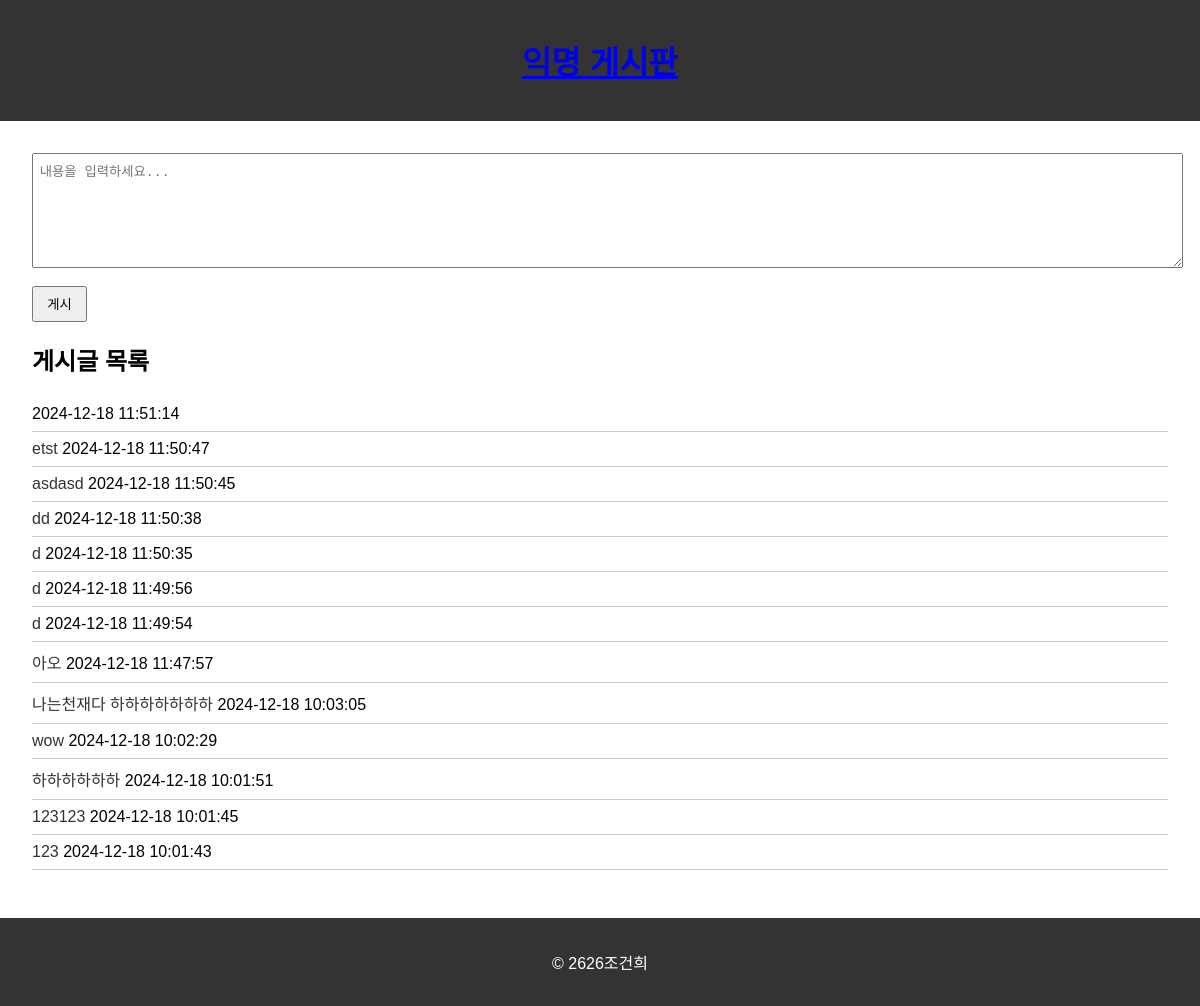
The page / on the database its author committed.
### tables this page shows
CREATE TABLE posts (
            id INTEGER PRIMARY KEY AUTOINCREMENT,
            content TEXT NOT NULL,
            timestamp DATETIME DEFAULT CURRENT_TIMESTAMP
        );

### app.py (the view, shortened to what this page needs)
@app.route('/', methods=['GET', 'POST'])
def index():
    conn = get_db_connection()
    posts = conn.execute('SELECT * FROM posts ORDER BY timestamp DESC').fetchall()
    conn.close()
    return render_template('index.html', posts=posts)

### app.py (called while the page is built)
def get_db_connection():
    conn = sqlite3.connect(DATABASE)
    conn.row_factory = sqlite3.Row
    return conn

### templates/index.html
{% extends 'base.html' %}
{% block content %}
    <form method="POST" action="{{ url_for('index') }}">
        <textarea name="content" placeholder="내용을 입력하세요..." required></textarea>
        <button type="submit">게시</button>
    </form>
    <h2>게시글 목록</h2>
    <ul>
        {% for post in posts %}
            <li>
                <a href="{{ url_for('post_detail', post_id=post['id']) }}">
                    {{ post['content'][:50] }}{% if post['content']|length > 50 %}...{% endif %}
                </a>
                <span>{{ post['timestamp'] }}</span>
            </li>
        {% else %}
            <li>게시글이 없습니다.</li>
        {% endfor %}
    </ul>
{% endblock %}

### templates/base.html (shortened to what this page needs)
<!DOCTYPE html>
<html lang="ko">
<head>
    <link rel="stylesheet" href="{{ url_for('static', filename='styles.css') }}">
</head>
<body>
    <header>
        <h1><a href="{{ url_for('index') }}">익명 게시판</a></h1>
    </header>
    <main>
        {% block content %}{% endblock %}
    </main>
    <footer>
        <p>&copy; 2626조건희</p>
    </footer>
</body>
</html>

### static/styles.css (style rules this page uses)
body { font-family: Arial, sans-serif; margin: 0; padding: 0; }
header, footer { background-color: #333; color: white; padding: 1em; text-align: center; }
main { padding: 2em; }
form textarea { width: 100%; height: 100px; padding: 0.5em; margin-bottom: 1em; }
form button { padding: 0.5em 1em; }
ul { list-style-type: none; padding: 0; }
ul li { padding: 0.5em 0; border-bottom: 1px solid #ccc; }
ul li a { text-decoration: none; color: #333; }

### rows shown on the page
posts: timestamp "2024-12-18 11:51:14"
posts: content "etst", timestamp "2024-12-18 11:50:47"
posts: content "asdasd", timestamp "2024-12-18 11:50:45"
posts: content "dd", timestamp "2024-12-18 11:50:38"
posts: content "d", timestamp "2024-12-18 11:50:35"
posts: content "d", timestamp "2024-12-18 11:49:56"
posts: content "d", timestamp "2024-12-18 11:49:54"
posts: content "아오", timestamp "2024-12-18 11:47:57"
posts: content "나는천재다 하하하하하하하", timestamp "2024-12-18 10:03:05"
posts: content "wow", timestamp "2024-12-18 10:02:29"
posts: content "하하하하하하", timestamp "2024-12-18 10:01:51"
posts: content "123123", timestamp "2024-12-18 10:01:45"
posts: content "123", timestamp "2024-12-18 10:01:43"
